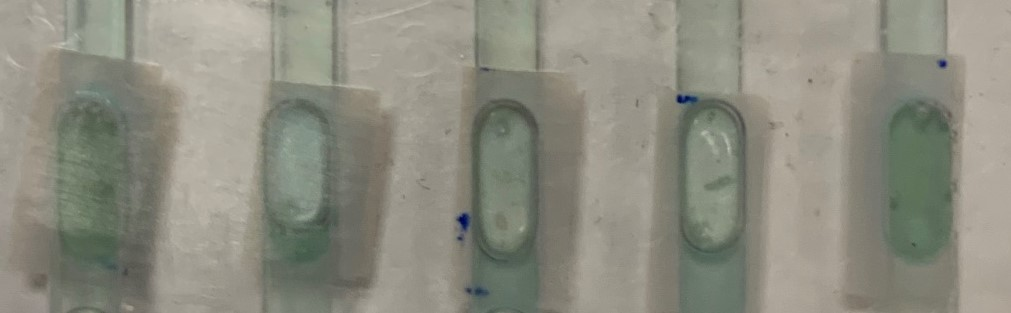
#> input picture images/44H_10000Z.jpeg, 1011 x 313 px
$ python removal_morph_kernels.py
#> lines starting #> are read from the running program, lines starting #| are printed output that depends on the picture
### variables.py
import cv2
import numpy as np
'''
Virtual Environment:
'''
#   .\env\Scripts\activate
#   deactivate

'''
Image selection:
'''
path_folder = 'images'

path_image_abs = 'D:/Christian_Ohlhäuser/Bildauswertung/ColiChecker/images/44H_10000Z.jpeg' # some modules need the absolute path

path_image = 'images/44H_10000Z.jpeg'
#path_image = 'images_postprocessing/S2_Kovacs_10000Z/S2_Kovacs_10000Z_Black.png'
#path_image = 'images_testing/Blau Gradient.jpeg'


image = cv2.imread(path_image, cv2.IMREAD_COLOR) # images testing path
#> image is the input picture: shape (313, 1011, 3); mean B, G, R 128.1, 140.5, 140.9

image_int = np.copy(image) # copying the image so we dont alter the original
image_cp1 = np.copy(image_int) # copying the image for comparision purposes

image_ext = cv2.cvtColor(image, cv2.COLOR_BGR2RGB) # convert to rgb for other modules as opencv uses bgr by default but doesnt show it to the user
image_cp2= np.copy(image_ext) # copying the image for comparision purposes

image_blank = np.zeros_like(image) # just a blank image

'''
Image processing variables:
'''
# Change Color Model
image_gray1 = cv2.cvtColor(image_int, cv2.COLOR_BGR2GRAY) # turn rgb image into a grayed version
image_gray2 = cv2.cvtColor(image_ext, cv2.COLOR_RGB2GRAY) # turn rgb image into a grayed version

image_HSV1 = cv2.cvtColor(image_int, cv2.COLOR_BGR2HSV) # create image in hsv model
#> image_HSV1: shape (313, 1011, 3); mean H, S, V 30.8, 28.4, 143.7
image_HSV2 = cv2.cvtColor(image_ext, cv2.COLOR_RGB2HSV) # create image in hsv model

# Blurring methods
image_median1 = cv2.medianBlur(image_gray1, ksize = 7) # Blur image to reduce noise(7 indicates the level of blurring)
image_median2 = cv2.medianBlur(image_gray2, ksize = 7) # Blur image to reduce noise(7 indicates the level of blurring)

image_gaussian1 = cv2.GaussianBlur(image_gray1,(7,7),1)
image_gaussian2 = cv2.GaussianBlur(image_gray2,(7,7),1)

# Edge Detection
image_canny1 = cv2.Canny(image_gaussian1, threshold1 = 40, threshold2 = 50) # uses Hough transform to make edges more visible
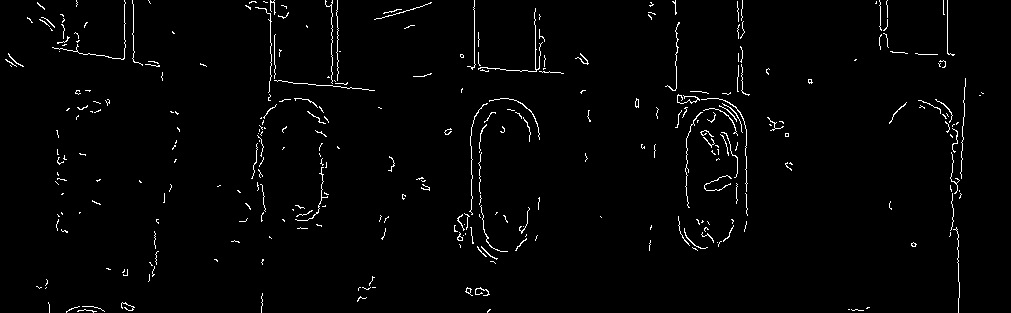
#> image_canny1: shape (313, 1011); 1.9% white in thin lines or dots
image_canny2 = cv2.Canny(image_gaussian2, threshold1 = 40, threshold2 = 50) # uses Hough transform to make edges more visible

'''
Kernels: https://en.wikipedia.org/wiki/Kernel_(image_processing)
'''
# Basic Kernels
kernel = np.ones((5,5), np.uint8) # 5x5 Einheitsmatrix mostly suffiecient
kernel2 = np.ones((7,7), np.uint8) # 7x7 Einheitsmatrix go with this most of the time

# Custom kernels
kernel3 = np.array(([0, 1, 0], [1, 1, 1], [0, 1, 0]),dtype='uint8') # Wikipedia Test Matrix

kernel_sharp = np.array([[-1,-1,-1], [-1,9,-1], [-1,-1,-1]])

#kernel_sobel_horizontal = np.array([[1, 2, 1],[0, 0, 0],[-1, -2, -1]])
#kernel_sobel_vertical = np.array([[-1, 0, 1],[-2, 0, 2],[-1, 0, 1]])

kernel_laplacian = np.array([[1, 1, 1],[1, -8, 1],[1, 1, 1]]) # basically a merge of the previous two


# Kernel test variables
image_kernel1 = cv2.filter2D(image_int, -1, kernel2) # alter image via kernels
#> image_kernel1: shape (313, 1011, 3); every value is 255
image_kernel2 = cv2.filter2D(image_ext, -1, kernel2) # alter image via kernels

'''
Unused image processing variables:
'''
image_resized1 = cv2.resize(image_int, (600, 400)) # function to resize image
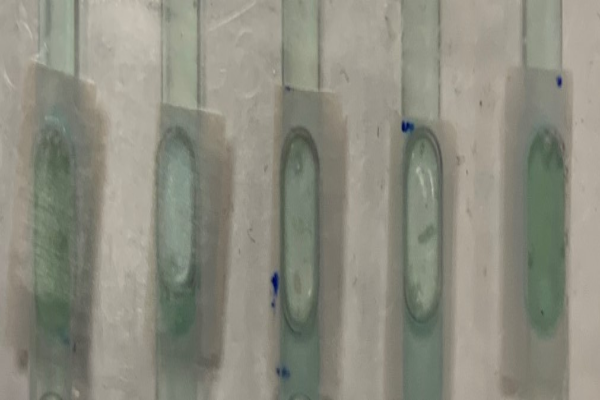
#> image_resized1: shape (400, 600, 3); mean B, G, R 128, 140.4, 140.7
image_resized2 = cv2.resize(image_ext, (600, 400)) # function to resize image

'''
General Functions:
'''
def rgbtobgr(image):
    image = cv2.cvtColor(image,cv2.COLOR_RGB2BGR)
    return image

def bgrtorgb(image):
    image = cv2.cvtColor(image,cv2.COLOR_RGB2BGR)
    return image

def stackImages(scale,imgArray):
    rows = len(imgArray)
    cols = len(imgArray[0])
    rowsAvailable = isinstance(imgArray[0], list)
    width = imgArray[0][0].shape[1]
    height = imgArray[0][0].shape[0]
    if rowsAvailable:
        for x in range ( 0, rows):
            for y in range(0, cols):
                if imgArray[x][y].shape[:2] == imgArray[0][0].shape [:2]:
                    imgArray[x][y] = cv2.resize(imgArray[x][y], (0, 0), None, scale, scale)
                else:
                    imgArray[x][y] = cv2.resize(imgArray[x][y], (imgArray[0][0].shape[1], imgArray[0][0].shape[0]), None, scale, scale)
                if len(imgArray[x][y].shape) == 2: imgArray[x][y]= cv2.cvtColor( imgArray[x][y], cv2.COLOR_GRAY2BGR)
        imageBlank = np.zeros((height, width, 3), np.uint8)
        hor = [imageBlank]*rows
        hor_con = [imageBlank]*rows
        for x in range(0, rows):
            hor[x] = np.hstack(imgArray[x])
        ver = np.vstack(hor)
    else:
        for x in range(0, rows):
            if imgArray[x].shape[:2] == imgArray[0].shape[:2]:
                imgArray[x] = cv2.resize(imgArray[x], (0, 0), None, scale, scale)
            else:
                imgArray[x] = cv2.resize(imgArray[x], (imgArray[0].shape[1], imgArray[0].shape[0]), None,scale, scale)
            if len(imgArray[x].shape) == 2: imgArray[x] = cv2.cvtColor(imgArray[x], cv2.COLOR_GRAY2BGR)
        hor= np.hstack(imgArray)
        ver = hor
    return ver

### removal_morph_kernels.py
#State: works
'''
Imports:
'''
import cv2
import numpy as np
import variables as v

'''
Code:
'''

def kernel_variants(img):
    '''
    Basic modification:
    '''
    img_open = cv2.morphologyEx(img, cv2.MORPH_OPEN, v.kernel)
    img_close = cv2.morphologyEx(img, cv2.MORPH_CLOSE, v.kernel)

    img_openXclose = cv2.morphologyEx(img_open, cv2.MORPH_CLOSE, v.kernel)

    '''
    Advanced modification:
    '''
    img_erode = cv2.erode(img, v.kernel3, iterations=1)
    img_dilate = cv2.dilate(img_erode, v.kernel3, iterations=1)

    img_close2 = cv2.morphologyEx(img_dilate, cv2.MORPH_CLOSE, v.kernel2)

    img_open2 = cv2.morphologyEx(img_dilate, cv2.MORPH_OPEN, v.kernel2)
    img_open3 = cv2.morphologyEx(img_close2, cv2.MORPH_OPEN, v.kernel3)

    '''
    Show: maybe use imagesStacked():
    '''
    # Stacked:
    images_stacked = v.stackImages(0.6, ([img, img_open, img_close],# Basics
                                         [img_openXclose, img_erode, img_dilate], # Advanced
                                         [img_close2, img_open2, img_open3]))
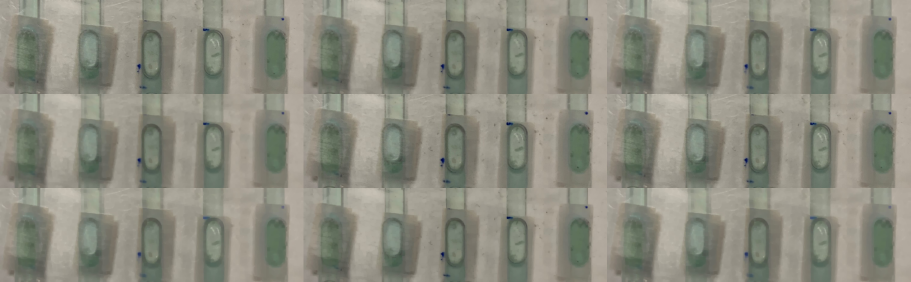
#> images_stacked: shape (564, 1821, 3) (shown at 1/2 size); mean B, G, R 127.6, 140.1, 140.4

    cv2.imshow("Stacked Images", images_stacked)

    '''
    # Basics:
    cv2.imshow('Input', img)
    cv2.imshow('Close', img_close)
    cv2.imshow('Open', img_open)
    cv2.imshow('Open + Close', img_openXclose)

    # Advanced:
    cv2.imshow('Erode + Dilate', img_dilate)
    cv2.imshow('Erode + Dilate + Close',img_close2)
    cv2.imshow('Erode + Dilate + Open',img_open2)
    cv2.imshow('Erode + Dilate + Close + Open',img_open3)
    '''

    # [7 lines of commented-out code are left out]

    cv2.waitKey(0)
    cv2.destroyAllWindows()

kernel_variants(v.image_int)

$ run again, with images/0H_10000Z.jpeg copied over images/44H_10000Z.jpeg
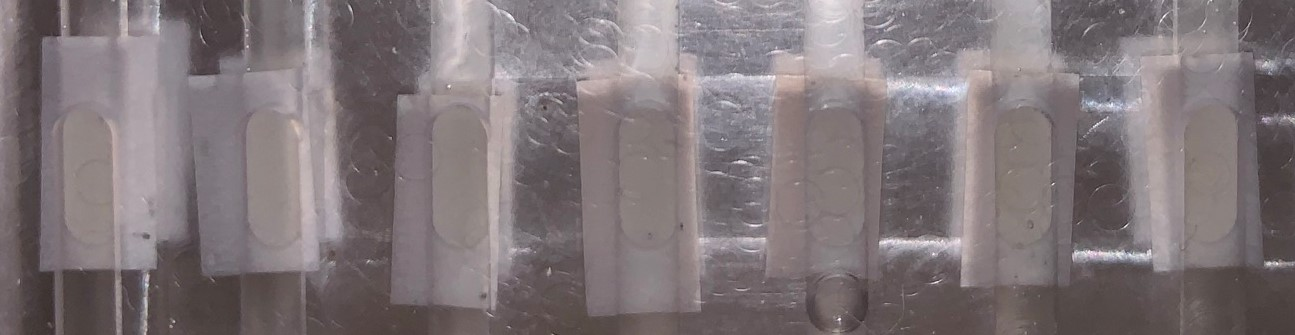
#> input picture images/0H_10000Z.jpeg, 1295 x 335 px
#> image is the input picture: shape (335, 1295, 3); mean B, G, R 120.5, 117.6, 127.4
#> image_HSV1: shape (335, 1295, 3); mean H, S, V 118.8, 22.7, 127.8
#> `image_canny1 = cv2.Canny(image_gaussian1, threshold1 = 40, threshold2 ..`:
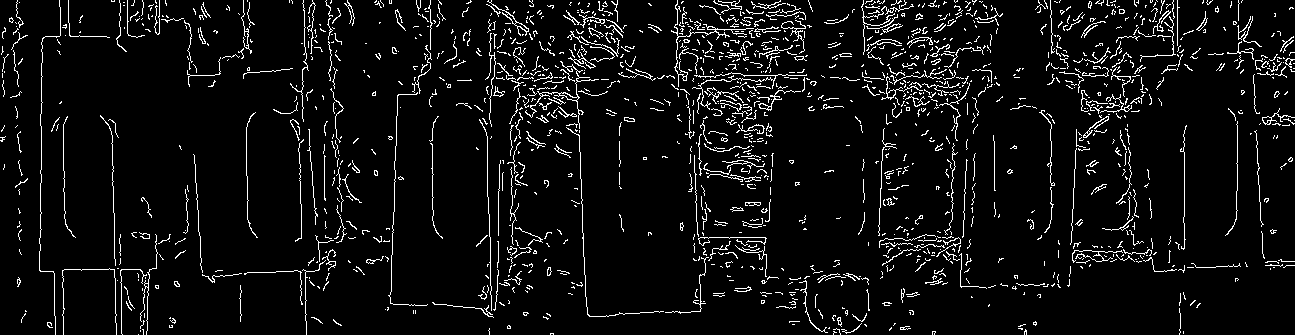
#> image_canny1: shape (335, 1295); 6% white in thin lines or dots
#> image_kernel1: shape (335, 1295, 3); every value is 255
#> in kernel_variants, `images_stacked = v.stackImages(0.6, ([img, img_open, img_close],# Basi..`:
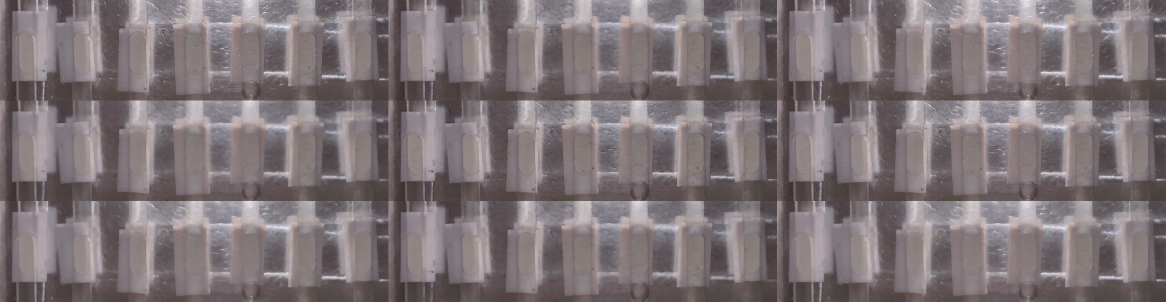
#> images_stacked: shape (603, 2331, 3) (shown at 1/2 size); mean B, G, R 119.4, 116.5, 126.3
